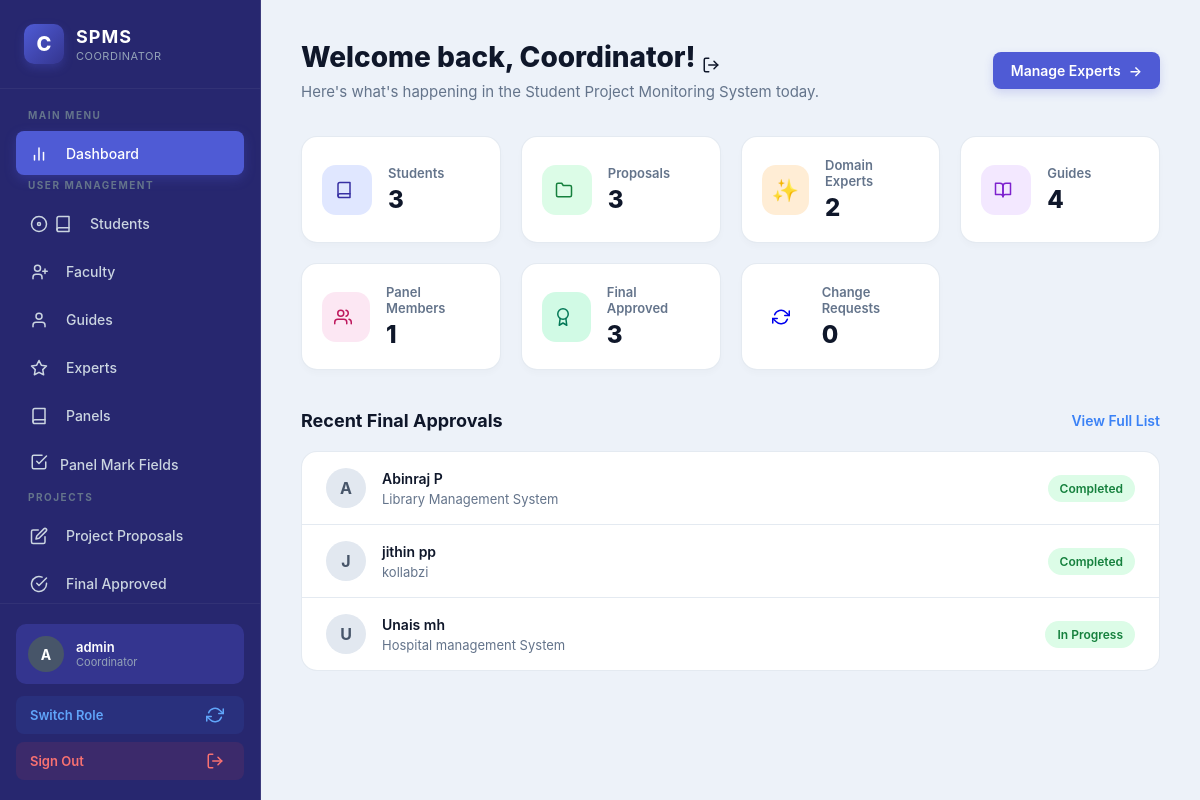
/coordinator/dashboard/ (signed in), run on the app's committed database.
### accounts/models.py (models this page shows, shortened)
class User(AbstractUser):
    is_student = models.BooleanField(default=False)
    is_coordinator = models.BooleanField(default=False)
    is_faculty = models.BooleanField(default=False)
    is_expert = models.BooleanField(default=False)
    is_guide = models.BooleanField(default=False)
    is_panel = models.BooleanField(default=False)
    phone = models.CharField(
        max_length=15,
        blank=True,
        null=True
    )
    roll_number = models.CharField(
        max_length=50,
        blank=True,
        null=True
    )
    department = models.CharField(
        max_length=100,
        blank=True,
        null=True
    )
    domain_of_expertise = models.CharField(
        max_length=200,
        blank=True,
        null=True
    )
    semester = models.CharField(
        max_length=20,
        blank=True,
        null=True
    )
    batch = models.CharField(
        max_length=20,
        blank=True,
        null=True
    )

### projects/models.py (models this page shows, shortened)
class ProjectProposal(models.Model):
    PROJECT_TYPE_CHOICES = [
        ("MINI", "Mini Project"),
        ("MAIN", "Main Project"),
    ]
    STATUS_CHOICES = [
        ("SUBMITTED", "Submitted"),
        ("EXPERT_ASSIGNED", "Expert Assigned"),
        ("CHANGES_REQUESTED", "Changes Requested"),
        ("CHANGES_SENT_TO_STUDENT", "Changes Sent To Student"),
        ("EXPERT_APPROVED", "Expert Approved"),
        ("COORDINATOR_APPROVED", "Coordinator Approved"),
        ("GUIDE_ASSIGNED", "Guide Assigned"),
        ("GUIDE_REJECTED", "Guide Rejected"),
        ("IN_PROGRESS", "In Progress"),
        ("COMPLETED", "Completed"),
        ("REJECTED", "Rejected"),
    ]
    student = models.ForeignKey(
        settings.AUTH_USER_MODEL,
        on_delete=models.CASCADE,
        related_name="project_proposals",
        limit_choices_to={"is_student": True}
    )
    project_type = models.CharField(
        max_length=10,
        choices=PROJECT_TYPE_CHOICES,
        default="MAIN"
    )
    title = models.CharField(max_length=255)
    abstract = models.TextField(blank=True)
    domain = models.CharField(
        max_length=255,
        blank=True
    )
    technologies = models.TextField(
        blank=True
    )
    description = models.TextField(
        blank=True
    )
    proposal_document = models.FileField(
        upload_to="proposals/",
        blank=True,
        null=True
    )
    domain_expert = models.ForeignKey(
        settings.AUTH_USER_MODEL,
        on_delete=models.SET_NULL,
        null=True,
        blank=True,
        related_name="expert_proposals",
        limit_choices_to={"is_expert": True}
    )
    expert_comments = models.TextField(
        blank=True,
        null=True
    )
    status = models.CharField(
        max_length=40,
        choices=STATUS_CHOICES,
        default="SUBMITTED"
    )
    guide = models.ForeignKey(
        settings.AUTH_USER_MODEL,
        on_delete=models.SET_NULL,
        null=True,
        blank=True,
        related_name="guided_proposals",
        limit_choices_to={"is_guide": True}
    )
    panel_members = models.ManyToManyField(
        settings.AUTH_USER_MODEL,
        blank=True,
        related_name="assigned_panel_projects",
        limit_choices_to={"is_panel": True},
    )
    guide_rejection_reason = models.TextField(
        blank=True,
        null=True
    )
    guide_rejected_at = models.DateTimeField(
        blank=True,
        null=True
    )
    review_date = models.DateTimeField(
        blank=True,
        null=True,
        help_text="Scheduled date and time for the project review by the panel."
    )
    submitted_at = models.DateTimeField(
        auto_now_add=True
    )
    updated_at = models.DateTimeField(
        auto_now=True
    )

### coordinator/views.py (the view, shortened to what this page needs)
    @login_required
    def wrapper(request, *args, **kwargs):
        if request.user.is_superuser:
            return view_func(request, *args, **kwargs)

### coordinator/context_processors.py (called while the page is built)
def unread_proposals(request):
    if hasattr(request, 'user') and request.user.is_authenticated:
        if getattr(request.user, 'role', None) == 'COORDINATOR':
            count = ProjectProposal.objects.filter(status='SUBMITTED').count()
            return {'unread_proposal_count': count}
    return {}

### coordinator/views.py (called while the page is built, shortened)
def coordinator_required(view_func):
    @login_required
    def wrapper(request, *args, **kwargs):
        if request.user.is_superuser:
            return view_func(request, *args, **kwargs)
    return wrapper

### templates/coordinator/dashboard.html (shortened to what this page needs)
{% extends "base.html" %}
{% load static %}
{% block content %}
<div class="dashboard-layout">
    {% include 'coordinator/sidebar.html' %}
    <main class="dashboard-main">
        <header class="dashboard-header">
            <div class="header-content">
                <h1>Welcome back, Coordinator! </h1>
                <p>Here's what's happening in the Student Project Monitoring System today.</p>
            </div>
            <div class="header-actions">
                <a href="{% url 'coordinator:experts' %}" class="btn-primary">
                    <span>Manage Experts</span>
                    <span>→</span>
                </a>
            </div>
        </header>
        <section class="stats-grid">
            <a href="{% url 'coordinator:students' %}" class="stat-card">
                <div class="stat-icon-box bg-blue"></div>
                <div class="stat-info">
                    <p class="stat-label">Students</p>
                    <h3 class="stat-number">{{ student_count|default:"0" }}</h3>
                </div>
            </a>
            <a href="{% url 'coordinator:proposals' %}" class="stat-card">
                <div class="stat-icon-box bg-green">
                    <svg width="18" height="18" viewBox="0 0 24 24" fill="none" stroke="currentColor" style="vertical-align: text-bottom; margin-right: 6px;" stroke-width="2" stroke-linecap="round" stroke-linejoin="round"><path d="M22 19a2 2 0 0 1-2 2H4a2 2 0 0 1-2-2V5a2 2 0 0 1 2-2h5l2 3h9a2 2 0 0 1 2 2z"></path></svg>
                </div>
                <div class="stat-info">
                    <p class="stat-label">Proposals</p>
                    <h3 class="stat-number">{{ proposal_count|default:"0" }}</h3>
                </div>
            </a>
            <a href="{% url 'coordinator:experts' %}" class="stat-card">
                <div class="stat-icon-box bg-orange">✨</div>
                <div class="stat-info">
                    <p class="stat-label">Domain Experts</p>
                    <h3 class="stat-number">{{ expert_count|default:"0" }}</h3>
                </div>
            </a>
            <a href="{% url 'coordinator:guides' %}" class="stat-card">
                <div class="stat-icon-box bg-purple"></div>
                <div class="stat-info">
                    <p class="stat-label">Guides</p>
                    <h3 class="stat-number">{{ guide_count|default:"0" }}</h3>
                </div>
            </a>
            <a href="{% url 'coordinator:panels' %}" class="stat-card">
                <div class="stat-icon-box bg-pink"></div>
                <div class="stat-info">
                    <p class="stat-label">Panel Members</p>
                    <h3 class="stat-number">{{ panel_count|default:"0" }}</h3>
                </div>
            </a>
            <a href="{% url 'coordinator:final_approved_students' %}" class="stat-card">
                <div class="stat-icon-box bg-emerald"><svg width="18" height="18" viewBox="0 0 24 24" fill="none" stroke="currentColor" style="vertical-align: text-bottom; margin-right: 6px;" stroke-width="2" stroke-linecap="round" stroke-linejoin="round"><circle cx="12" cy="8" r="7"></circle><polyline points="8.21 13.89 7 23 12 20 17 23 15.79 13.88"></polyline></svg></div>
                <div class="stat-info">
                    <p class="stat-label">Final Approved</p>
                    <h3 class="stat-number">{{ final_approved_count|default:"0" }}</h3>
                </div>
            </a>
            <a href="{% url 'coordinator:change_requests' %}" class="stat-card">
                <div class="stat-icon-box bg-red">
                </div>
                <div class="stat-info">
                    <p class="stat-label">Change Requests</p>
                    <h3 class="stat-number">{{ pending_change_requests_count|default:"0" }}</h3>
                </div>
            </a>
        </section>
        <section class="recent-section">
            <div class="section-heading">
                <h2>Recent Final Approvals</h2>
                <a href="{% url 'coordinator:final_approved_students' %}" class="btn-text">View Full List</a>
            </div>
            <div class="recent-card">
                {% if final_approved_proposals %}
                    <div class="recent-list">
                        {% for proposal in final_approved_proposals|slice:":5" %}
                        <a href="{% url 'coordinator:proposal_detail' proposal.id %}" class="recent-item">
                            <div class="recent-user">
                                <div class="recent-avatar">
                                    {{ proposal.student.username|first|upper }}
                                </div>
                                <div class="recent-user-info">
                                    <span class="recent-name">{{ proposal.student.get_full_name|default:proposal.student.username }}</span>
                                    <span class="recent-project">{{ proposal.title }}</span>
                                </div>
                            </div>
                            <span class="status-badge bg-green">
                                {% if proposal.status == "COORDINATOR_APPROVED" %}Final Approved
                                {% elif proposal.status == "GUIDE_ASSIGNED" %}Guide Assigned
                                {% else %}{{ proposal.get_status_display }}{% endif %}
                            </span>
                        </a>
                        {% endfor %}
                    </div>
                {% endif %}
            </div>
        </section>
    </main>
</div>
{% endblock %}

### templates/coordinator/sidebar.html (shortened to what this page needs)
{% load static %}
<link rel="stylesheet" href="{% static 'css/coordinator_theme.css' %}?v=3">
    <aside class="premium-sidebar">
        <div class="sidebar-brand">
            <div class="brand-logo">C</div>
            <div class="brand-text">
                <h2>SPMS</h2>
                <p>Coordinator</p>
            </div>
        </div>
        <nav class="sidebar-nav">
            <div class="nav-section">Main Menu</div>
            <a href="{% url 'coordinator:dashboard' %}" class="nav-item {% if request.resolver_match.url_name == 'dashboard' %}active{% endif %}">
                <span class="nav-icon"></span>
                <span class="nav-text">Dashboard</span>
            </a>
            <div class="nav-section">User Management</div>
            <a href="{% url 'coordinator:students' %}" class="nav-item {% if request.resolver_match.url_name == 'students' %}active{% endif %}">
                <span class="nav-icon"><svg width="18" height="18" viewBox="0 0 24 24" fill="none" stroke="currentColor" stroke-width="2" stroke-linecap="round" stroke-linejoin="round" style="vertical-align: text-bottom; margin-right: 6px;"><circle cx="12" cy="12" r="10"></circle><circle cx="12" cy="12" r="2"></circle></svg></span>
                <span class="nav-text">Students</span>
            </a>
            <a href="{% url 'coordinator:faculty' %}" class="nav-item {% if request.resolver_match.url_name == 'faculty' %}active{% endif %}">
                <span class="nav-icon"></span>
                <span class="nav-text">Faculty</span>
            </a>
            <a href="{% url 'coordinator:guides' %}" class="nav-item {% if request.resolver_match.url_name == 'guides' %}active{% endif %}">
                <span class="nav-icon"><svg width="18" height="18" viewBox="0 0 24 24" fill="none" stroke="currentColor" style="vertical-align: text-bottom; margin-right: 6px;" stroke-width="2" stroke-linecap="round" stroke-linejoin="round"><path d="M20 21v-2a4 4 0 0 0-4-4H8a4 4 0 0 0-4 4v2"></path><circle cx="12" cy="7" r="4"></circle></svg></span>
                <span class="nav-text">Guides</span>
            </a>
            <a href="{% url 'coordinator:experts' %}" class="nav-item {% if request.resolver_match.url_name == 'experts' %}active{% endif %}">
                <span class="nav-icon"></span>
                <span class="nav-text">Experts</span>
            </a>
            <a href="{% url 'coordinator:panels' %}" class="nav-item {% if request.resolver_match.url_name == 'panels' %}active{% endif %}">
                <span class="nav-icon"></span>
                <span class="nav-text">Panels</span>
            </a>
            <a href="{% url 'coordinator:panel_mark_criteria' %}" class="nav-item {% if request.resolver_match.url_name == 'panel_mark_criteria' %}active{% endif %}">
                <span class="nav-icon"><svg width="18" height="18" viewBox="0 0 24 24" fill="none" stroke="currentColor" stroke-width="2" stroke-linecap="round" stroke-linejoin="round"><path d="M9 11l3 3L22 4"></path><path d="M21 12v7a2 2 0 0 1-2 2H5a2 2 0 0 1-2-2V5a2 2 0 0 1 2-2h11"></path></svg></span>
                <span class="nav-text">Panel Mark Fields</span>
            </a>
            <div class="nav-section">Projects</div>
            <a href="{% url 'coordinator:proposals' %}" class="nav-item {% if request.resolver_match.url_name == 'proposals' %}active{% endif %}">
                <span class="nav-icon"></span>
                <span class="nav-text">Project Proposals</span>
            </a>
            <a href="{% url 'coordinator:final_approved_students' %}" class="nav-item {% if request.resolver_match.url_name == 'final_approved_students' %}active{% endif %}">
                <span class="nav-icon"><svg width="18" height="18" viewBox="0 0 24 24" fill="none" stroke="currentColor" style="vertical-align: text-bottom; margin-right: 6px;" stroke-width="2" stroke-linecap="round" stroke-linejoin="round"><path d="M22 11.08V12a10 10 0 1 1-5.93-9.14"></path><polyline points="22 4 12 14.01 9 11.01"></polyline></svg></span>
                <span class="nav-text">Final Approved</span>
            </a>
        </nav>
        <div class="sidebar-footer">
            <div class="user-card">
                <div class="user-avatar">
                    {{ request.user.username|first|upper }}
                </div>
                <div class="user-details">
                    <span class="user-name">{{ request.user.get_full_name|default:request.user.username }}</span>
                    <span class="user-role">Coordinator</span>
                </div>
            </div>
            {% if request.user.is_expert or request.user.is_guide or request.user.is_panel or request.user.is_student %}
            <a href="{% url 'accounts:dashboard' %}" class="switch-role-btn">
                <span>Switch Role</span>
                <span></span>
            </a>
            {% endif %}
            <a href="{% url 'accounts:logout' %}" class="logout-btn">
                <span>Sign Out</span>
                <span></span>
            </a>
        </div>
    </aside>

### static/css/coordinator_theme.css (style rules this page uses)
:root:has(.premium-sidebar), :root:has(.coordinator-theme-page) { --sidebar-bg: #27276f; --sidebar-nav: #34358f; --sidebar-hover: #34358f; --sidebar-active: #4f5bd5; --primary-main: #4f5bd5; --primary-dark: #34358f; --bg-main: #edf2f9; --card-bg: #ffffff; --text-main: #0f172a; --text-muted: #64748b; --border-color: rgba(226, 232, 240, 0.9); }
body:has(.premium-sidebar), body:has(.coordinator-theme-page) { background-color: #edf2f9; }
body:has(.premium-sidebar) .premium-sidebar { background: #27276f; }
body:has(.premium-sidebar) .brand-logo { background: linear-gradient(135deg, #4f5bd5, #34358f); box-shadow: 0 4px 10px rgba(79, 91, 213, 0.3); }
body:has(.premium-sidebar) .nav-item.active { background: #4f5bd5; box-shadow: 0 4px 12px rgba(79, 91, 213, 0.3); }
body:has(.premium-sidebar) .btn-primary, body:has(.premium-sidebar) .btn-submit, body:has(.coordinator-theme-page) .btn-primary, body:has(.coordinator-theme-page) .btn-submit { background: #4f5bd5; box-shadow: 0 4px 10px rgba(79, 91, 213, 0.2); }
body:has(.premium-sidebar) .stat-icon-box.bg-blue, body:has(.coordinator-theme-page) .stat-icon-box.bg-blue { background: #e0e7ff; color: #3730a3; }

### data on the page
User: user.username|first "A", user.get_full_name "admin"
ProjectProposal: student.username|first "A", student.get_full_name "Abinraj P", title "Library Management System", status "Completed"
ProjectProposal: student.username|first "J", student.get_full_name "jithin pp", title "kollabzi", status "Completed"
ProjectProposal: student.username|first "U", student.get_full_name "Unais mh", title "Hospital management System", status "In Progress"

### other printed values
{{ student_count|default:"0" }} "3"
{{ proposal_count|default:"0" }} "3"
{{ expert_count|default:"0" }} "2"
{{ guide_count|default:"0" }} "4"
{{ panel_count|default:"0" }} "1"
{{ final_approved_count|default:"0" }} "3"
{{ pending_change_requests_count|default:"0" }} "0"
